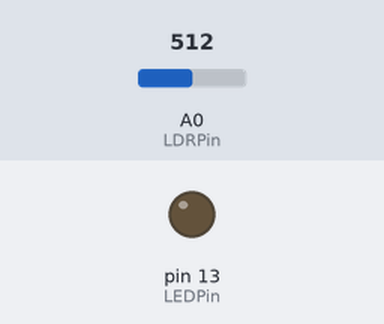
This sketch was run on a simulated Arduino Uno, built with avr-gcc and run on an emulated ATmega328P. On the bench: output pins drawn as LEDs (lit = HIGH). The test bench sets the inputs (shaded band); at power-on: A0 (LDRPin) = 512.

Above: at 1.2 s.
1.3 s: A0 (LDRPin) set to 805
2.8 s: A0 (LDRPin) set to 828
At 4.0 s:
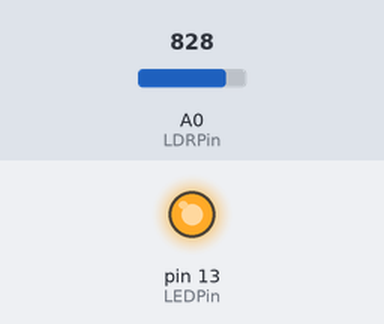
4.3 s: A0 (LDRPin) set to 716
At 5.3 s:
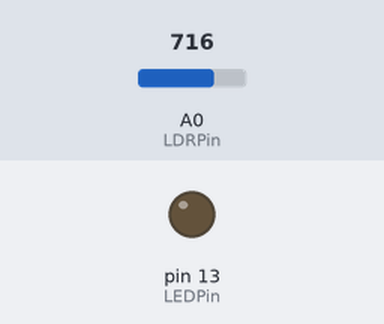
5.8 s: A0 (LDRPin) set to 900
At 6.5 s:
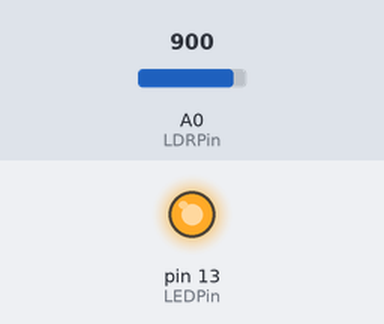
Timing chart, 0 to 8.3 s (numbered marks = the images above; inputs shaded):
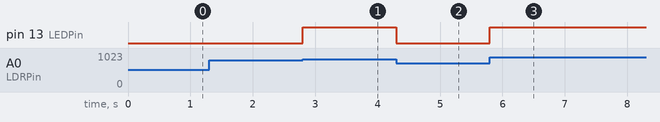

The sketch:

RoomLightController.ino
```cpp
#define LEDPin 13
#define LDRPin A0

int LDRVoltage_dark = 4.1;

void setup() {
  // put your setup code here, to run once:
  pinMode (LEDPin, OUTPUT);
}

void loop() {
  // put your main code here, to run repeatedly:
  float LDRVoltage = analogRead(LDRPin) / 1024.0 * 5.0;
  if (LDRVoltage > LDRVoltage_dark){
    digitalWrite(LEDPin, HIGH);
    }
  else{
    digitalWrite(LEDPin, LOW);
    }


}
```

Measured:
- the behaviour switches between 819 and 820 on A0 (LDRPin) (found by bisection; images 0 and 1)
- after the input at 1.3 s, every drawn part: stays the same
- after the input at 2.8 s, pin 13 (LEDPin): LOW → HIGH at once
- after the input at 4.3 s, pin 13 (LEDPin): HIGH → LOW at once
- after the input at 5.8 s, pin 13 (LEDPin): LOW → HIGH at once
